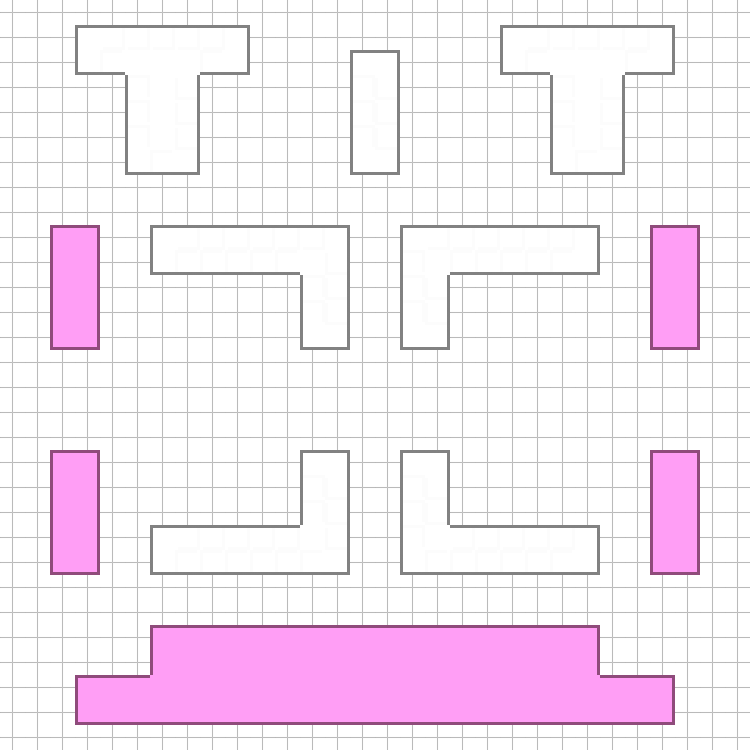

Below is a game level as drawn by its tile map, then a one-line description and the .tmx that defines it (tile-layer data replaced by summaries):
An orthogonal 30x30 tile map with 25x25 px tiles, 2 tile layers (bg, walls) and 1 object.

<map version="1.0.0" orientation="orthogonal" renderorder="right-down" width="30" height="30" tilewidth="25" tileheight="25" nextobjectid="394">
 <tileset firstgid="1" name="tiles" tilewidth="25" tileheight="25" tilecount="48" columns="16">
  <image source="tiles.png" width="400" height="75" />
  <tile id="0">
   <properties>
    <property name="checkHull" type="bool" value="false" />
   </properties>
  </tile>
  <tile id="1">
   <properties>
    <property name="checkHull" type="bool" value="false" />
   </properties>
  </tile>
  <tile id="2">
   <properties>
    <property name="checkHull" type="bool" value="false" />
   </properties>
  </tile>
  <tile id="3">
   <properties>
    <property name="checkHull" type="bool" value="false" />
   </properties>
  </tile>
  <tile id="4">
   <properties>
    <property name="checkHull" type="bool" value="false" />
   </properties>
  </tile>
  <tile id="5">
   <properties>
    <property name="checkHull" type="bool" value="false" />
   </properties>
  </tile>
  <tile id="6">
   <properties>
    <property name="checkHull" type="bool" value="false" />
   </properties>
  </tile>
  <tile id="7">
   <properties>
    <property name="checkHull" type="bool" value="false" />
   </properties>
   <objectgroup draworder="index">
    <object id="1" x="8" y="8" width="10" height="10" />
   </objectgroup>
  </tile>
  <tile id="8">
   <properties>
    <property name="checkHull" type="bool" value="false" />
   </properties>
  </tile>
  <tile id="9">
   <properties>
    <property name="checkHull" type="bool" value="false" />
   </properties>
  </tile>
  <tile id="10">
   <properties>
    <property name="checkHull" type="bool" value="false" />
   </properties>
  </tile>
  <tile id="11">
   <properties>
    <property name="checkHull" type="bool" value="false" />
   </properties>
  </tile>
  <tile id="12">
   <properties>
    <property name="checkHull" type="bool" value="false" />
   </properties>
  </tile>
  <tile id="13">
   <properties>
    <property name="checkHull" type="bool" value="false" />
   </properties>
  </tile>
  <tile id="14">
   <properties>
    <property name="checkHull" type="bool" value="false" />
   </properties>
  </tile>
  <tile id="15">
   <properties>
    <property name="checkHull" type="bool" value="false" />
   </properties>
  </tile>
  <tile id="16">
   <properties>
    <property name="checkHull" type="bool" value="false" />
   </properties>
  </tile>
  <tile id="17">
   <properties>
    <property name="checkHull" type="bool" value="false" />
   </properties>
  </tile>
  <tile id="18">
   <properties>
    <property name="checkHull" type="bool" value="false" />
   </properties>
  </tile>
  <tile id="19">
   <properties>
    <property name="checkHull" type="bool" value="false" />
   </properties>
  </tile>
  <tile id="20">
   <properties>
    <property name="checkHull" type="bool" value="false" />
   </properties>
  </tile>
  <tile id="21">
   <properties>
    <property name="checkHull" type="bool" value="false" />
   </properties>
  </tile>
  <tile id="22">
   <properties>
    <property name="checkHull" type="bool" value="false" />
   </properties>
  </tile>
  <tile id="23">
   <properties>
    <property name="checkHull" type="bool" value="false" />
   </properties>
  </tile>
  <tile id="24">
   <properties>
    <property name="checkHull" type="bool" value="false" />
   </properties>
  </tile>
  <tile id="25">
   <properties>
    <property name="checkHull" type="bool" value="false" />
   </properties>
  </tile>
  <tile id="26">
   <properties>
    <property name="checkHull" type="bool" value="false" />
   </properties>
  </tile>
  <tile id="27">
   <properties>
    <property name="checkHull" type="bool" value="false" />
   </properties>
  </tile>
  <tile id="28">
   <properties>
    <property name="checkHull" type="bool" value="false" />
   </properties>
  </tile>
  <tile id="29">
   <properties>
    <property name="checkHull" type="bool" value="false" />
   </properties>
  </tile>
  <tile id="30">
   <properties>
    <property name="checkHull" type="bool" value="false" />
   </properties>
  </tile>
  <tile id="31">
   <properties>
    <property name="checkHull" type="bool" value="false" />
   </properties>
  </tile>
  <tile id="32">
   <properties>
    <property name="checkHull" type="bool" value="true" />
   </properties>
  </tile>
  <tile id="33">
   <properties>
    <property name="checkHull" type="bool" value="true" />
   </properties>
  </tile>
  <tile id="34">
   <properties>
    <property name="checkHull" type="bool" value="true" />
   </properties>
  </tile>
  <tile id="35">
   <properties>
    <property name="checkHull" type="bool" value="true" />
   </properties>
  </tile>
  <tile id="36">
   <properties>
    <property name="checkHull" type="bool" value="true" />
   </properties>
  </tile>
  <tile id="37">
   <properties>
    <property name="checkHull" type="bool" value="true" />
   </properties>
  </tile>
  <tile id="38">
   <properties>
    <property name="checkHull" type="bool" value="true" />
   </properties>
  </tile>
  <tile id="39">
   <properties>
    <property name="checkHull" type="bool" value="true" />
   </properties>
  </tile>
  <tile id="40">
   <properties>
    <property name="checkHull" type="bool" value="true" />
   </properties>
  </tile>
  <tile id="41">
   <properties>
    <property name="checkHull" type="bool" value="true" />
   </properties>
  </tile>
  <tile id="42">
   <properties>
    <property name="checkHull" type="bool" value="true" />
   </properties>
  </tile>
  <tile id="43">
   <properties>
    <property name="checkHull" type="bool" value="true" />
   </properties>
  </tile>
  <tile id="44">
   <properties>
    <property name="checkHull" type="bool" value="true" />
   </properties>
  </tile>
  <tile id="45">
   <properties>
    <property name="checkHull" type="bool" value="true" />
   </properties>
  </tile>
  <tile id="46">
   <properties>
    <property name="checkHull" type="bool" value="true" />
   </properties>
  </tile>
  <tile id="47">
   <properties>
    <property name="checkHull" type="bool" value="true" />
   </properties>
  </tile>
 </tileset>
 <layer name="bg" width="30" height="30">
  <data>[900 cells, 900 non-empty, 1 distinct tile ids]</data>
 </layer>
 <layer name="walls" width="30" height="30">
  <data>[900 cells, 274 non-empty, 18 distinct tile ids]</data>
 </layer>
</map>